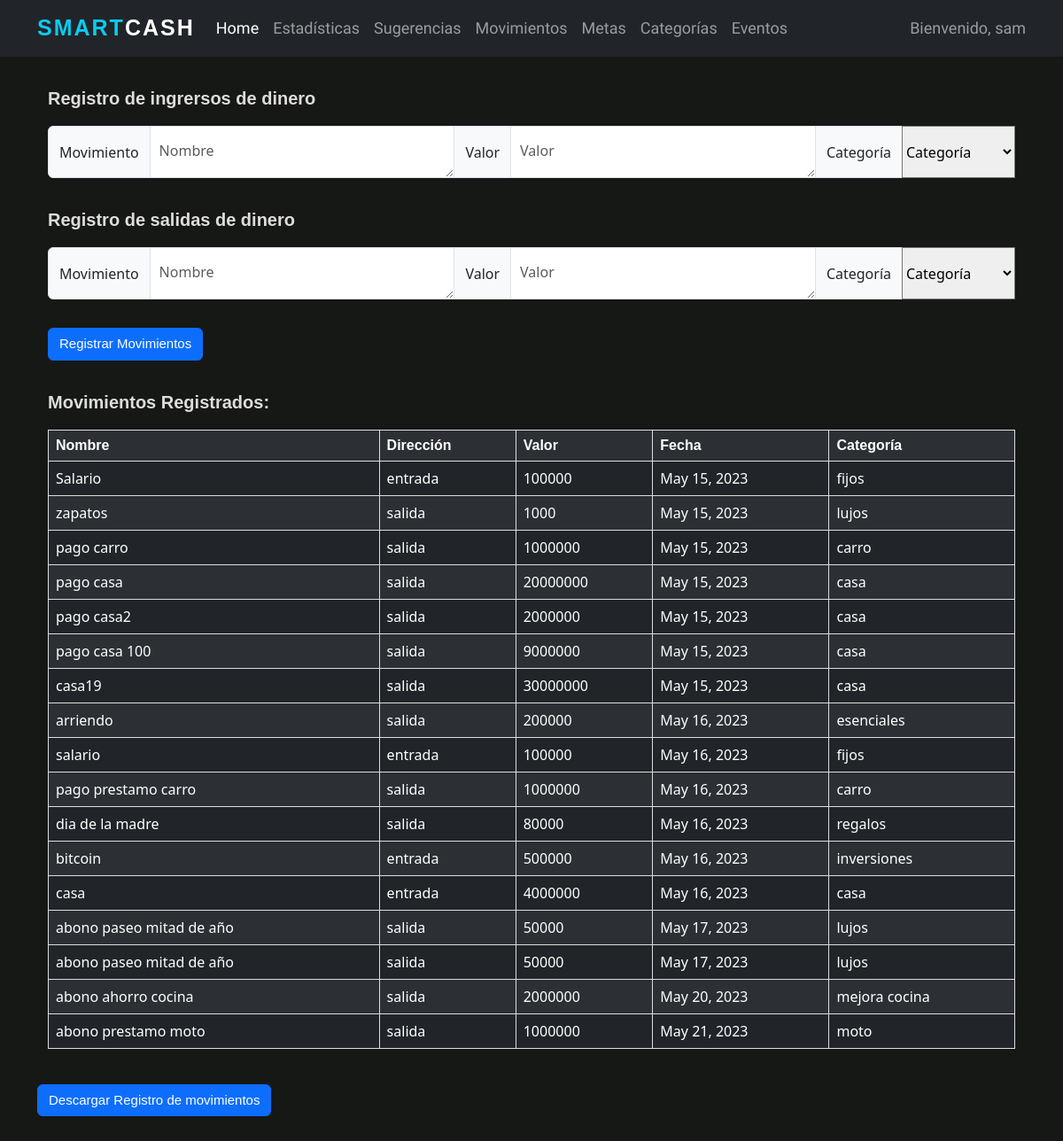
Before: /movements/ (signed in) with the older database file.
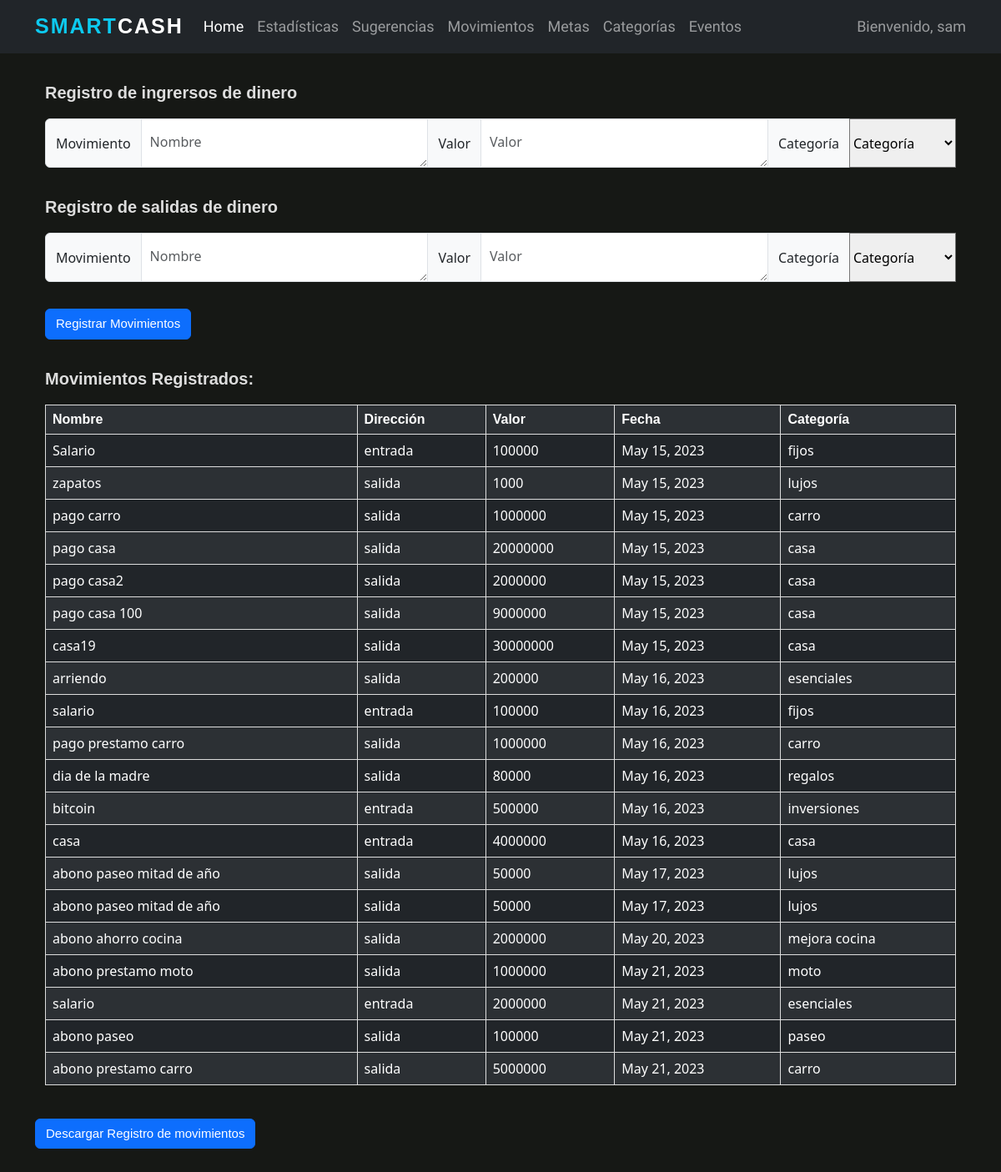
After: the same page with the newer database file.
### wallet/models.py (models this page shows, shortened)
class Movimiento(models.Model):
    nombre = models.CharField(max_length=100)
    usuario = models.ForeignKey(User, on_delete=models.CASCADE)
    direccion = models.CharField(max_length=10)
    valor = models.IntegerField()
    fecha = models.DateField()
    categoria = models.ForeignKey(Categoria, on_delete=models.CASCADE)

class Categoria(models.Model):
    nombre = models.CharField(max_length=50)
    usuario = models.ForeignKey(User, on_delete=models.CASCADE)

### wallet/views.py (the view, shortened to what this page needs)
# urls.py: path('movements/', wallet_views.movements, name='movements'),
def movements(request):
    connection.current_user = request.user
    average_income = request.GET.get('average_income')
    life_cost_average = request.GET.get('life_cost_average')
    month_income = request.GET.get('month_income')
    month_life_expenses = request.GET.get('month_life_expenses')
    month_expenses = request.GET.get('month_expenses')
    current_savings = request.GET.get('current_savings')
    income_name = request.GET.get('income_name')
    income_value = request.GET.get('income_value')
    income_category = request.GET.get('income_category')
    exit_name = request.GET.get('exit_name')
    exit_value = request.GET.get('exit_value')
    exit_category = request.GET.get('exit_category')
    incomes = f'{income_name}, {income_value}, {income_category}' if income_value and income_category and income_name else None
    exits = f'{exit_name}, {exit_value}, {exit_category}' if exit_category and exit_name and exit_value else None
    user_movements = mov.read_movements(incomes, exits, request.user)
    download_movements = request.GET.get('download_movements')
    user_categories = [category.nombre for category in connection.search_user_categories(request.user)]
    return render(request, 'registration/movements.html', {'average_income': average_income,
                                                           'life_cost_average': life_cost_average,
                                                           'month_income': month_income,
                                                           'month_life_expenses': month_life_expenses,
                                                           'month_expenses': month_expenses,
                                                           'current_savings': current_savings,
                                                           'movements': user_movements, 'user_categories': user_categories})

### wallet/connection.py (called while the page is built)
def search_user_movements(user):
    moves = Movimiento.objects.all().filter(usuario=user)
    return moves

def search_user_categories(user):
    user_categories = Categoria.objects.all().filter(usuario=user)
    return user_categories

### wallet/movements.py (called while the page is built)
def readIncomes(movements, user):
    if not movements:
        return
    movements = movements.split('.')
    connection.create_movement(movements, 'entrada', user)

def readExits(movements, user):
    if not movements:
        return
    movements = movements.split('.')
    connection.create_movement(movements, 'salida', user)

def read_movements(incomes, exits, user):
    readExits(exits, user)
    readIncomes(incomes, user)
    movements = connection.search_user_movements(user)
    return movements

### wallet/templates/registration/movements.html (shortened to what this page needs)
{% extends 'base.html' %}
{% load static %}
{% block content %}
<form action="">
    <br>
    <br>
    <br>
    <br>
    <div class="container">
        <p id="movimientos">Registro de ingrersos de dinero</p>
        <div class="input-group mb-3">
            <span class="input-group-text mb-3">Movimiento</span>
            <textarea class="form-control mb-3" aria-label="With textarea" placeholder="Nombre"
                      name="income_name"></textarea>
            <span class="input-group-text mb-3">Valor</span>
            <textarea class="form-control mb-3" aria-label="With textarea"
                      placeholder="Valor" name="income_value"></textarea>
            <label class="input-group-text mb-3" for="inputGroupSelect01">Categoría</label>
            <select class="custom-select mb-3" id="inputGroupSelect01" name="income_category">
                <option selected>Categoría</option>
            </select>
        </div>
    </div>
    <div class="container">
        <p id="movimientos">Registro de salidas de dinero</p>
        <div class="input-group mb-3">
            <span class="input-group-text mb-3">Movimiento</span>
            <textarea class="form-control mb-3" aria-label="With textarea" placeholder="Nombre"
                      name="exit_name"></textarea>
            <span class="input-group-text mb-3">Valor</span>
            <textarea class="form-control mb-3" aria-label="With textarea"
                      placeholder="Valor" name="exit_value"></textarea>
            <label class="input-group-text mb-3" for="inputGroupSelect02">Categoría</label>
            <select class="custom-select mb-3" id="inputGroupSelect02" name="exit_category">
                <option selected>Categoría</option>
            </select>
        </div>
        <button type="submit" class="btn btn-primary mb-3"> Registrar Movimientos</button>
    </div>
</form>
<form action="">
    <div class="container">
        <p id="movimientos">Movimientos Registrados:</p>
        <table class="table table-striped table-dark">
            <tr>
                <th>Nombre</th>
                <th>Dirección</th>
                <th>Valor</th>
                <th>Fecha</th>
                <th>Categoría</th>
            </tr>
            {% for move in movements %}
            <tr>
                <td>{{ move.nombre }}</td>
                <td>{{ move.direccion }}</td>
                <td>{{ move.valor }}</td>
                <td>{{ move.fecha }}</td>
                <td>{{ move.categoria.nombre }}</td>
            </tr>
            {% endfor %}
        </table>
        <br>
    </div>
    <button type="submit" class="btn btn-primary mb-3" name="download_movements">Descargar Registro de movimientos</button>
</form>
{% endblock content %}

### smartcash/templates/base.html (shortened to what this page needs)
{% load static %}
<html lang="en">
<head>
    <link href="https://cdn.jsdelivr.net/npm/bootstrap@5.3.0-alpha1/dist/css/bootstrap.min.css" rel="stylesheet"
>
    <link rel="stylesheet" href="https://cdn.jsdelivr.net/npm/bootstrap-icons@1.7.2/font/bootstrap-icons.css">
    <link rel="stylesheet" type="text/css" href="{% static 'css/style.css' %}"/>
</head>
<body>
    <nav class="navbar navbar-expand-lg navbar-dark bg-dark fixed-top">
        <div class="container">
            <a href="{% url 'home' %}" class="navbar-brand"> <span class="text-info">Smart</span>Cash</a>
            <div class="collapse navbar-collapse" id="navbarText">
                <ul class="navbar-nav me-auto mb-2 mb-lg-0">
                    <li class="nav-item">
                        <a class="nav-link active" aria-current="page" href="{% url 'home' %}">Home</a>
                    </li>
                    <li class="nav-item">
                        <a class="nav-link" href="{% url 'statistics' %}">Estadísticas</a>
                    </li>
                    <li class="nav-item">
                        <a class="nav-link" href="{% url 'suggestions' %}">Sugerencias</a>
                    </li>
                    <li class="nav-item">
                        <a class="nav-link" href="{% url 'movements' %}">Movimientos</a>
                    </li>
                    <li class="nav-item">
                        <a class="nav-link" href="{% url 'goals' %}">Metas</a>
                    </li>
                    <li class="nav-item">
                        <a class="nav-link" href="{% url 'categories' %}">Categorías</a>
                    </li>
                    <li class="nav-item">
                        <a class="nav-link" href="{% url 'events' %}">Eventos</a>
                    </li>
                </ul>
                <span id="bienvenida" class="navbar-text">
					Bienvenido, {{ user.username }}
				</span>
            </div>
        </div>
</nav>
<div class="container">
    {% block content %}
    {% endblock content %}
</div>
</body>
</html>

### static/css/style.css (style rules this page uses)
#bienvenida { font-family: 'Roboto Condensed', sans-serif; font-size: 18px; }
#movimientos { font-family:'Lucida Sans', 'Lucida Sans Regular', 'Lucida Grande', 'Lucida Sans Unicode', Geneva, Verdana, sans-serif; color: rgb(221, 221, 221); font-weight: bold; font-size: 20px; }
table { border-collapse: collapse; width: 100%; }
td, th { border: 1px solid #dddddd; text-align: left; padding: 8px; color: white; }
th { font-family:'Lucida Sans', 'Lucida Sans Regular', 'Lucida Grande', 'Lucida Sans Unicode', Geneva, Verdana, sans-serif; }
tr:nth-child(even) { background-color: #dddddd; }
.form-control { height: 59px; padding: 15px 10; box-sizing: border-box; }
.btn { font-family:'Lucida Sans', 'Lucida Sans Regular', 'Lucida Grande', 'Lucida Sans Unicode', Geneva, Verdana, sans-serif; font-size: 15px; }
p { font-family: 'Roboto Condensed', sans-serif; font-size: 17px; }
body { background: #161815; }
.navbar-nav a { font-family: 'Roboto Condensed', sans-serif; font-size: 18px; }
.navbar-dark .navbar-brand { font-family:'Franklin Gothic Medium', 'Arial Narrow', Arial, sans-serif; color: #fff; font-size: 25px; text-transform: uppercase; font-weight: bold; letter-spacing: 2px; }

Changed rows visible on the page:
added Movimiento: nombre "salario", direccion "entrada", valor "2000000", fecha "May 21, 2023", categoria.nombre "esenciales"
added Movimiento: nombre "abono paseo", direccion "salida", valor "100000", fecha "May 21, 2023", categoria.nombre "paseo"
added Movimiento: nombre "abono prestamo carro", direccion "salida", valor "5000000", fecha "May 21, 2023", categoria.nombre "carro"
